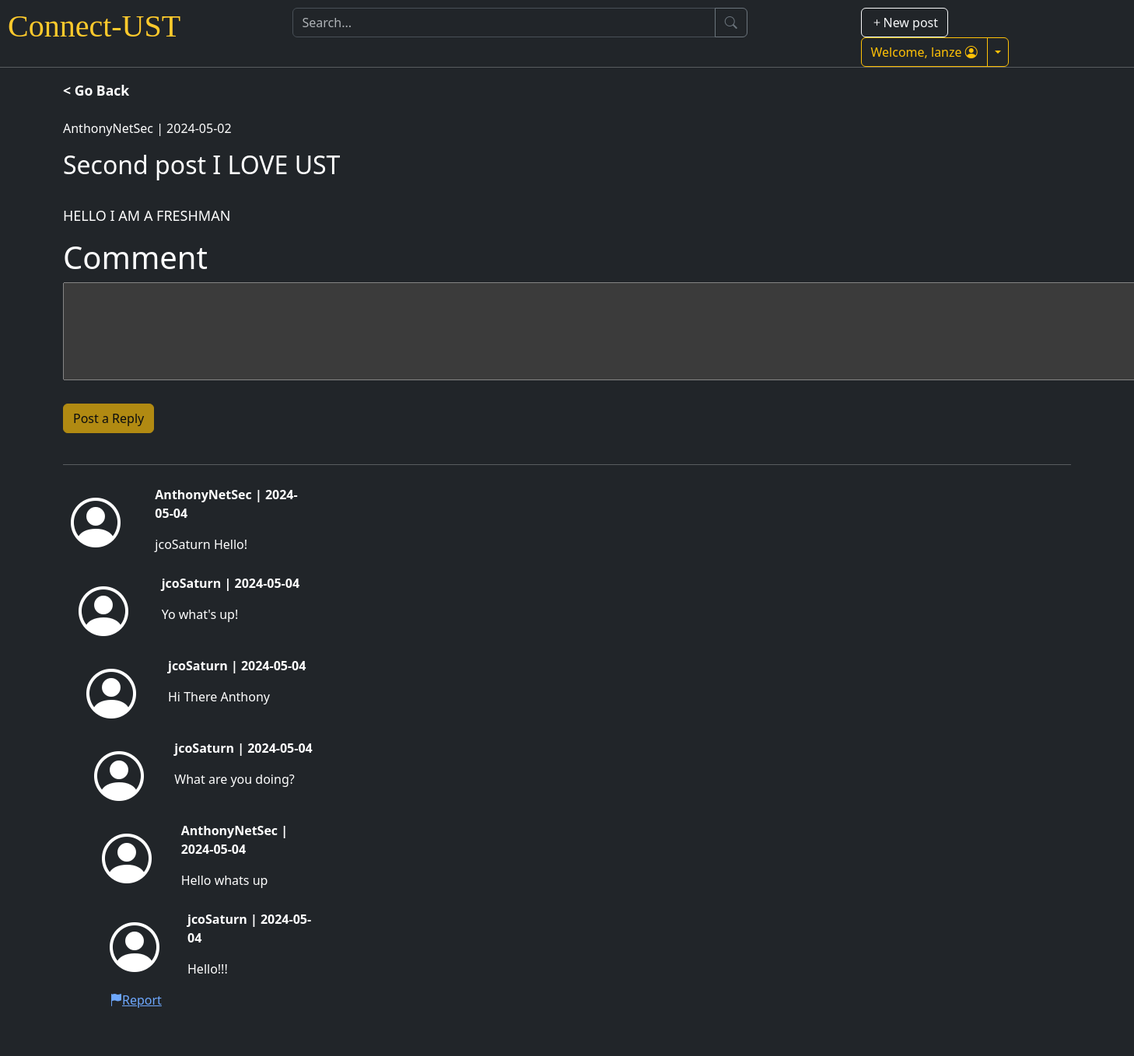
The page /post_details.php?id=823156 (signed in) on the database its author committed.
### tables this page shows
CREATE TABLE `userpost` (
  `PostID` int(11) NOT NULL,
  `Username` varchar(25) DEFAULT NULL,
  `Title` varchar(255) DEFAULT NULL,
  `Body` longtext DEFAULT NULL,
  `Date_Submitted` date DEFAULT NULL
);

CREATE TABLE `comments` (
  `CommentID` int(11) NOT NULL,
  `PostID` int(11) DEFAULT NULL,
  `Username` varchar(25) DEFAULT NULL,
  `CommentBody` longtext DEFAULT NULL,
  `CommentDate` date DEFAULT NULL
);

### post_details.php (the view, shortened to what this page needs)
<?php
    include "header-menu.php";
    require_once "database.php";
    try {
        $pdo = new PDO($attr, $user, $pw, $opts);
    } catch(PDOException $e) {
        throw new PDOException($e->getMessage(), (int)$e->getCode());
    }
    if(isset($_GET['id'])) {
        $post_id = $_GET['id'];
        $query = "SELECT * FROM UserPost WHERE PostID = :post_id";
        $stmt_post = $pdo->prepare($query);
        $stmt_post->execute(['post_id' => $post_id]);
        $post = $stmt_post->fetch(PDO::FETCH_ASSOC);
    } else {
        header("Location: index.php");
        exit();
    }
?>
<body>
    <div id="post-container" class="container">
        <b><a onclick="history.back()" id="login-links"  style="font-size:110%;cursor:pointer;">< Go Back</a></b><br><br>
        <div class="post-details">
            <p><?php echo htmlspecialchars_decode($post["Username"]);echo " | ". htmlspecialchars_decode($post["Date_Submitted"]); ?></p>
            <h2><?php echo htmlspecialchars_decode($post["Title"]); ?></h2><br>
            <p style="font-size: large;"><?php echo htmlspecialchars_decode($post["Body"]); ?></p>
        </div>
        <div class="comment-section">
            <div class="reply-form">
                <form action="submit_reply.php" method="post">
                    <h1>Comment</h1>
                    <?php
                        if(!isset($_SESSION['username'])) { ?>
                            <textarea id="reply_body" name="reply_body" rows="5" cols="150" disabled></textarea>
                        <?php } else { ?>
                            <textarea id="reply_body" name="reply_body" rows="5" cols="150" oninput="checkTextArea()"></textarea>
                        <?php }
                    ?>
                    <br><br><button class="btn btn-warning" type="submit" id="submit_button" disabled>Post a Reply</button>
                </form>
            </div><br>
            <hr>
            <?php
                $query_comments = "SELECT * FROM comments WHERE PostID = :post_id ORDER BY CommentDate DESC";
                $stmt_comments = $pdo->prepare($query_comments);
                $stmt_comments->execute(['post_id' => $post_id]);
                while($comments = $stmt_comments->fetch(PDO::FETCH_ASSOC)) {
                    if(!empty($comments['Username']) || !empty($comments['CommentBody'] || !empty($comments['CommentDate']))) {
                        echo "<div class='comment-sec'>";
                        ?>
                        <div class="container" id="comment-container">
                            <div class="row">
                                <div class="col-1"><i class="bi bi-person-circle" style="font-size: 400%;" ></i></div>
                                <div class="col-2">
                                    <?php
                                            echo "<p><b>" . htmlspecialchars_decode($comments['Username']); echo " | " . htmlspecialchars_decode($comments['CommentDate'])  . "</b></p>";
                                            echo "<p>" . htmlspecialchars_decode($comments['CommentBody']) . "</p>";
                                            echo "</div>";
                                        }
                                    }
                                    ?>
                                </div>
                            <a href='#' type='button' data-bs-toggle='modal' data-bs-target='#reportModal'><i class='bi bi-flag-fill'></i>Report</a>
                        </div>
                    </div>
        </div>
    </div>
</body>
</html>

### style.css (style rules this page uses)
html, div { background-color: #212529; color:white; }
#login-links { text-decoration: none; color:white; }
#comment-container { background-color: #212529; padding:10px; }

### rows shown on the page
userpost: Username "AnthonyNetSec", Date_Submitted "2024-05-02", Title "Second post I LOVE UST", Body "HELLO I AM A FRESHMAN"
comments: Username "AnthonyNetSec", CommentDate "2024-05-04", CommentBody "jcoSaturn Hello!"
comments: Username "jcoSaturn", CommentDate "2024-05-04", CommentBody "Yo what's up!"
comments: Username "jcoSaturn", CommentDate "2024-05-04", CommentBody "Hi There Anthony"
comments: Username "jcoSaturn", CommentDate "2024-05-04", CommentBody "What are you doing?"
comments: Username "AnthonyNetSec", CommentDate "2024-05-04", CommentBody "Hello whats up"
comments: Username "jcoSaturn", CommentDate "2024-05-04", CommentBody "Hello!!!"

### other values the page prints
$_SESSION['username'] "lanze"
